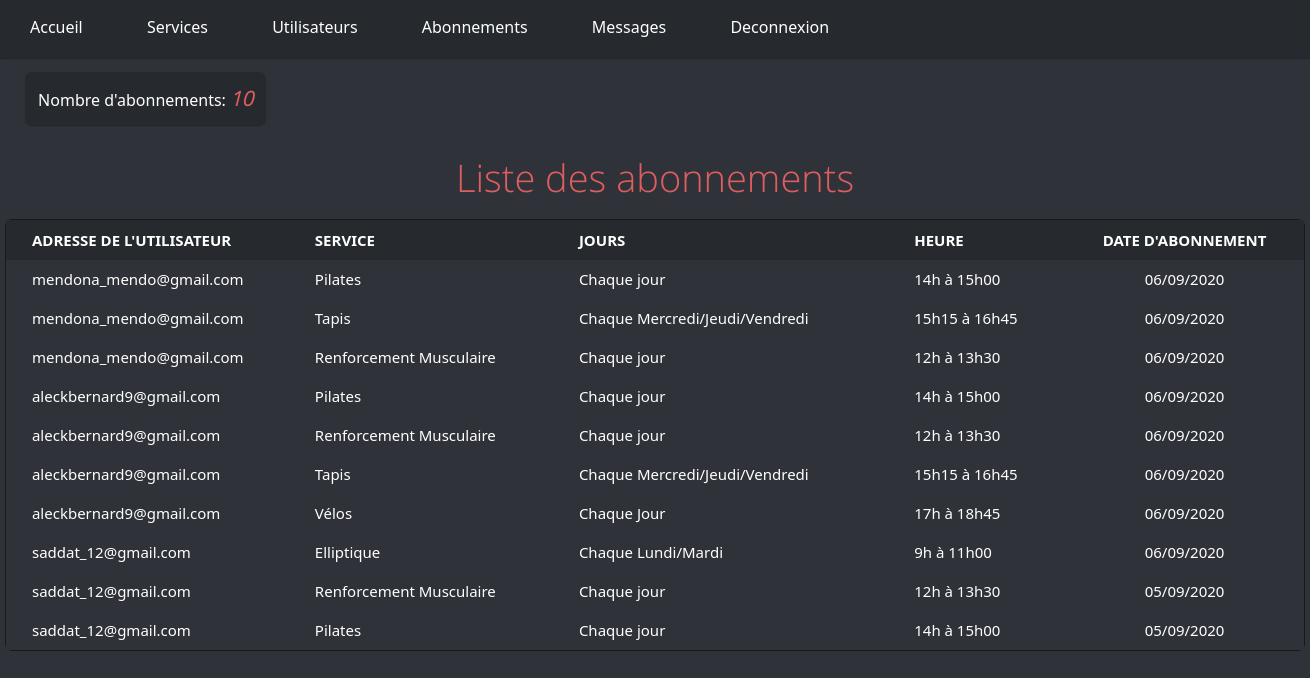
/admin/abonnements.php (signed in), run on the app's committed database.
### tables this page shows
CREATE TABLE `services` (
  `num_service` int(11) NOT NULL,
  `libelle_service` varchar(50) NOT NULL,
  `jours` varchar(50) NOT NULL,
  `heure` varchar(50) NOT NULL,
  `image` text NOT NULL
);

CREATE TABLE `utilisateurs` (
  `num_user` int(11) NOT NULL,
  `nom_user` varchar(35) NOT NULL,
  `prenoms_user` varchar(50) NOT NULL,
  `adr_mail` varchar(85) NOT NULL,
  `password_user` text NOT NULL
);

CREATE TABLE `abonnements` (
  `num_ab` int(11) NOT NULL,
  `num_user` int(11) NOT NULL,
  `num_service` int(11) NOT NULL,
  `date_ab` varchar(50) NOT NULL
);

### admin/abonnements.php (the view, shortened to what this page needs)
<?php
	$pdo = new PDO('mysql:host=localhost; dbname=gym', 'root', '', array(PDO::MYSQL_ATTR_INIT_COMMAND => 'SET NAMES utf8'));
	$reqAbm = $pdo->prepare("SELECT num_ab, adr_mail, libelle_service, jours, heure, date_ab FROM  `services` S, `abonnements` A, `utilisateurs` U WHERE `S`.num_service = `A`.num_service AND `A`.num_user = `U`.num_user ORDER BY `num_ab` DESC");
	$reqAbm->execute();
	$nbAbm = $reqAbm->rowCount();
	$listeAbm = $reqAbm->fetchAll();
?>
<!DOCTYPE html>
<html>
<head>
	<link rel="stylesheet" type="text/css" href="../css/main.css">
</head>
<body>
	<?php  include 'menu.php';?>
	<div class="inform">
		<div class="leblock">
			<p>Nombre d'abonnements: <i class="nb"><?php echo $nbAbm;?></i></p>
		</div>
	</div>
	<div class="lesclasses">
		<h2>Liste des abonnements</h2>
		<table class="tble" cellpadding="0" cellspacing="0" border="0" id="t3">
			<tr class="entete">
				<td style="padding-left: 2%;">Adresse de l'utilisateur</td>
				<td>Service</td>
				<td>Jours</td>
				<td>Heure</td>
				<td align="center">Date d'abonnement</td>
			</tr>
			<?php foreach ($listeAbm as $abm) {?>
			<tr class='infos'>
				<td style="padding-left: 2%;"><?php echo $abm['adr_mail'];?></td>
				<td><?php echo $abm['libelle_service'];?></td>
				<td><?php echo $abm['jours'];?></td>
				<td><?php echo $abm['heure'];?></td>
				<td align="center"><?php echo $abm['date_ab'];?></td>
			</tr>
			<?php } ?>
		</table>
	</div>
</body>
</html>

### css/main.css (style rules this page uses)
* { padding: 0; margin: 0; outline: 0; font-family: Segoe UI; }
body { background: #2F3238; color: white; position: relative; z-index: 99; }
.leblock { margin-top: 1%; border-radius: 7px; display: inline-block; box-shadow: 0 1px 1px rgba(0, 0, 0, 0.25); background-color: #26292E; padding: 1%; margin-left: 25px; }
.nb { font-size: 20px; color: #DE5E60; font-weight: bolder; font-family: 'Open Sans Light'; }
#t3 { font-size: 15px; width: 1300px; }
.entete { color: white; background-color: #26292E; border: solid rgba(0,0,0,.3); height: 40px; text-align: left; font-weight: bold; text-transform: uppercase; }
.tble { border: 1px solid rgba(0,0,0,.5); margin: 1.2% 2%; height: auto; margin-right: auto; margin-left: auto; border-radius: 7px; }
.infos { background-color: #2F3238; color: white; border: solid rgba(0,0,0,.3); height: 39px; padding: 40px; }
.lesclasses h2 { text-align: center; font-size: 38px; font-family: 'Open Sans Light'; font-weight: lighter; padding-top: 2%; color: #DE5E60; }

### data on the page
services: utilisateurs.adr_mail "mendona_mendo@gmail.com", libelle_service "Pilates", jours "Chaque jour", heure "14h à 15h00", abonnements.date_ab "06/09/2020", utilisateurs.adr_mail "aleckbernard9@gmail.com", utilisateurs.adr_mail "saddat_12@gmail.com", abonnements.date_ab "05/09/2020"
services: utilisateurs.adr_mail "mendona_mendo@gmail.com", libelle_service "Tapis", jours "Chaque Mercredi/Jeudi/Vendredi", heure "15h15 à 16h45", abonnements.date_ab "06/09/2020", utilisateurs.adr_mail "aleckbernard9@gmail.com"
services: utilisateurs.adr_mail "mendona_mendo@gmail.com", libelle_service "Renforcement Musculaire", jours "Chaque jour", heure "12h à 13h30", abonnements.date_ab "06/09/2020", utilisateurs.adr_mail "aleckbernard9@gmail.com", utilisateurs.adr_mail "saddat_12@gmail.com", abonnements.date_ab "05/09/2020"
services: utilisateurs.adr_mail "aleckbernard9@gmail.com", libelle_service "Vélos", jours "Chaque Jour", heure "17h à 18h45", abonnements.date_ab "06/09/2020"
services: utilisateurs.adr_mail "saddat_12@gmail.com", libelle_service "Elliptique", jours "Chaque Lundi/Mardi", heure "9h à 11h00", abonnements.date_ab "06/09/2020"

### other printed values
$nbAbm "10"
